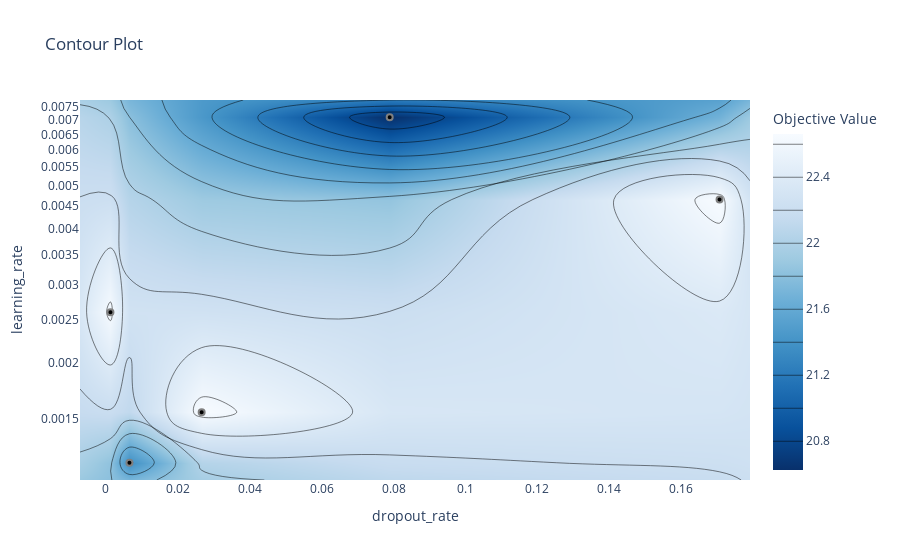

The code cell stored with this chart in its notebook:
### Code cell
# plot the estimated accuracy surface over hyperparameters:
fig = optuna.visualization.plot_contour(study5, params=['learning_rate', 'dropout_rate'])
fig.show()

### Figure 1 — Plotly figure (JSON) as saved in the notebook; plotly's stock layout.template omitted (floating-point values rounded to 4 significant figures)
{"data": [{"colorbar": {"title": {"text": "Objective Value"}}, "colorscale": [[0, "rgb(247,251,255)"], [0.125, "rgb(222,235,247)"], [0.25, "rgb(198,219,239)"], [0.375, "rgb(158,202,225)"], [0.5, "rgb(107,174,214)"], [0.625, "rgb(66,146,198)"], [0.75, "rgb(33,113,181)"], [0.875, "rgb(8,81,156)"], [1, "rgb(8,48,107)"]], "connectgaps": true, "contours": {"coloring": "heatmap"}, "hoverinfo": "none", "line": {"smoothing": 1.3}, "reversescale": true, "type": "contour", "x": [-0.007202, 0.001266, 0.006547, 0.02662, 0.0789, 0.1706, 0.1791], "y": [0.001095, 0.001197, 0.001554, 0.0026, 0.004646, 0.007099, 0.00776], "z": [[null, null, null, null, null, null, null], [null, null, 21.37, null, null, null, null], [null, null, null, 22.66, null, null, null], [null, 22.64, null, null, null, null, null], [null, null, null, null, null, 22.66, null], [null, null, null, null, 20.63, null, null], [null, null, null, null, null, null, null]]}, {"marker": {"color": "black", "line": {"color": "Grey", "width": 2}}, "mode": "markers", "showlegend": false, "type": "scatter", "x": [0.0789, 0.001266, 0.1706, 0.006547, 0.02662], "y": [0.007099, 0.0026, 0.004646, 0.001197, 0.001554]}], "layout": {"title": {"text": "Contour Plot"}, "xaxis": {"range": [-0.007202, 0.1791], "title": {"text": "dropout_rate"}}, "yaxis": {"range": [-2.961, -2.11], "title": {"text": "learning_rate"}, "type": "log"}}}
